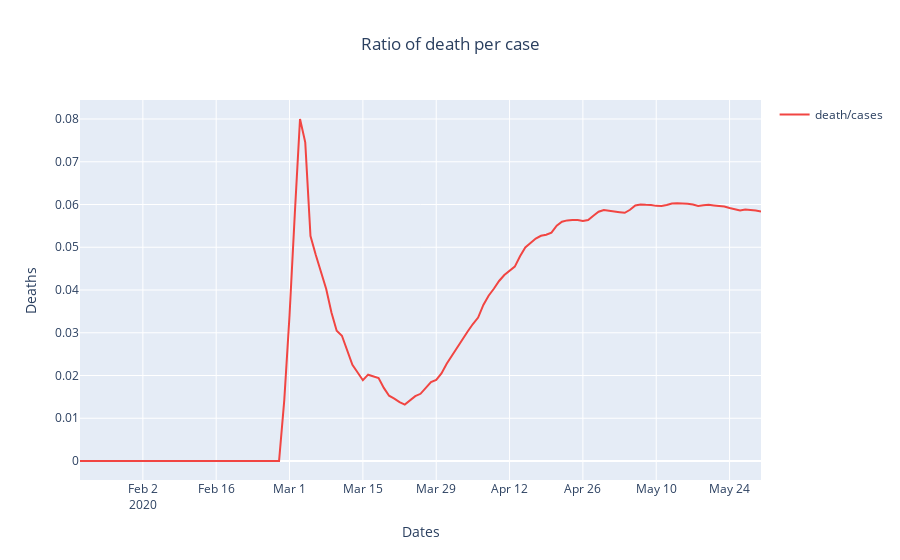

The notebook cell saved with this chart:
### Code cell
trace = go.Scatter(
    x = df['date'],
    y = df['deaths/cases'],
    name = 'death/cases',
    marker = dict(color = '#f14542')
    )
layout = go.Layout(
    title = 'Ratio of death per case',
    title_x = 0.5,
    xaxis = dict(title = 'Dates'),
    yaxis = dict(title = 'Deaths'),
    showlegend = True
    )

data = [trace]

fig = go.Figure(data = data,layout = layout)

today_ratio = round(df['deaths/cases'].iat[-1]*100,2)


print(" As per today around {0} {1} people die due to covid-19 in USA".format(today_ratio,'%'))

py.iplot(fig)

### Figure 1 — Plotly figure (JSON) as saved in the notebook; plotly's stock layout.template omitted (floating-point values rounded to 4 significant figures; data arrays with more than 128 entries replaced by an {"elided": "..."} marker saying what was removed)
{"data": [{"marker": {"color": "#f14542"}, "name": "death/cases", "type": "scatter", "x": {"elided": "131 str values"}, "y": {"elided": "131 float values"}}], "layout": {"showlegend": true, "title": {"text": "Ratio of death per case", "x": 0.5}, "xaxis": {"title": {"text": "Dates"}}, "yaxis": {"title": {"text": "Deaths"}}}}
